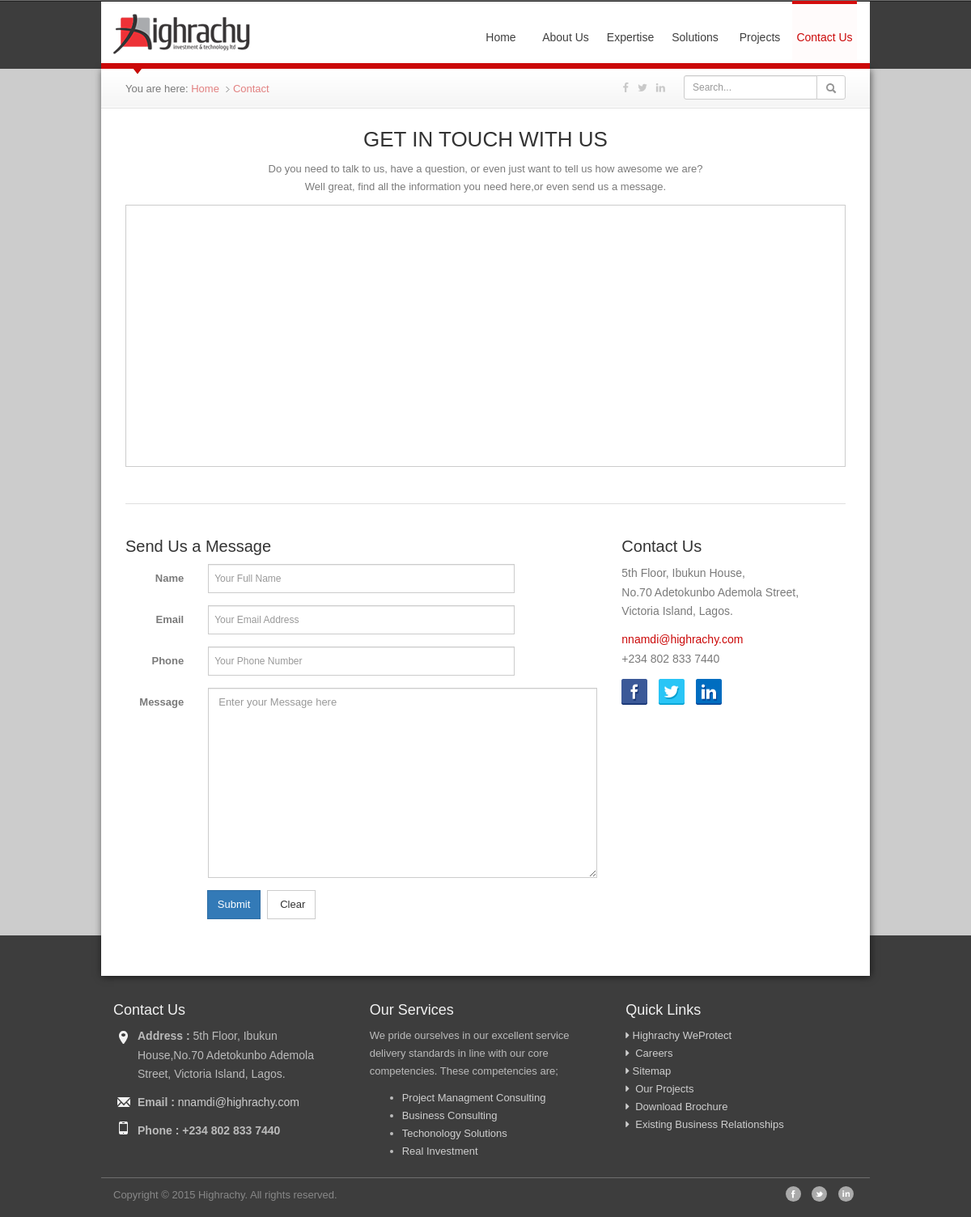
The page /contact.php on the database its author committed.
### tables this page shows
CREATE TABLE `contact` (
  `id` int(11) NOT NULL,
  `address` text NOT NULL,
  `mobile1` varchar(20) NOT NULL,
  `land` varchar(30) NOT NULL,
  `facebook` varchar(250) NOT NULL,
  `twitter` varchar(250) NOT NULL,
  `linked` varchar(250) NOT NULL,
  `modified` timestamp NOT NULL DEFAULT CURRENT_TIMESTAMP
);

CREATE TABLE `expertise` (
  `id` int(11) NOT NULL,
  `name` varchar(150) NOT NULL,
  `content` text,
  `pics` varchar(150) DEFAULT NULL,
  `link` int(11) NOT NULL DEFAULT '0',
  `priority` int(11) NOT NULL DEFAULT '1',
  `icons_id` int(11) DEFAULT NULL,
  `modified` timestamp NOT NULL DEFAULT CURRENT_TIMESTAMP
);

### functions/database.class.php (called while the page is built, shortened)
<?php
class Database {
private $link_id = 0;
private $query_id = 0;
public function __construct($server, $user, $pass, $database, $pre=''){
	$this->server=$server;
	$this->user=$user;
	$this->pass=$pass;
	$this->database=$database;
	$this->link_id = @mysqli_connect($this->server, $this->user, $this->pass, $this->database);
	if (!$this->link_id) {
		trigger_error('Could not connect to MySQL: ' . mysqli_connect_error());
	} else {
		mysqli_set_charset($this->link_id, 'utf8');
	}
}
protected function query($sql) {
	$this->query_id = @mysqli_query($this->link_id,$sql);
	return $this->query_id;
}
protected function fetch_array($query_id=-1) {
	if ($query_id instanceof mysqli_result) {
		$this->query_id=$query_id;
	}
	if (isset($this->query_id)) {
		$record = @mysqli_fetch_assoc($this->query_id);
	}else{
		trigger_error("Invalid Records could not be fetched.");
	}
	return $record;
}
public function fetch_first_row($query_string) {
	$query_id = $this->query($query_string);
	$out = $this->fetch_array($query_id);
	return $out;
}
public function fetch_all_row($sql) {
	$query_id = $this->query($sql);
	$out = array();
	while ($row = $this->fetch_array($query_id)){
		$out[] = $row;
	}
	return $out;
}
protected function free_result($query_id=-1) {
	if ($query_id instanceof mysqli_result) {
		$this->query_id=$query_id;
	}
}
}
?>

### contact.php (the view, shortened to what this page needs)
<?php $title = "contact";
require('functions/database.class.php');
$db = new Database(DB_HOST, DB_USER, DB_PASSWORD, DB_NAME);
 ?>
<?php include('includes/header2.inc.php'); ?>
     </div>
     <section>
     	<div class="container">
            <div id="content" class="row">
                <?php include('includes/breadcrumb2.inc.php'); ?>
                <div class="maincontent">
                <div align="center">
                	<h2>GET IN TOUCH WITH US</h2>
                    <p>Do you need to talk to us, have a question, or even just want to tell us how awesome we are? <br>
Well great, find all the information you need here,or even send us a message.</p>
                </div>
                <div>
                   <div id="map1" style="width: 100%; height: 324px; border: 1px solid #ccc; overflow: hidden;">
                    </div>
                </div>
                <div class="break"></div>
                <div class="row">
                      <div id="contact-us" class="col-sm-4 col-sm-push-8">
                       <h3>Contact Us</h3>
                        <address>
                            <?php echo $address ?>
                            <a href="mailto:nnamdi@highrachy.com">nnamdi@highrachy.com</a><br>
                            <?php echo $mobile1 ?>
                         </address>
                        <ul class="list-unstyled list-inline">
                            <li><a href="http://<?php echo $facebook ?>"><img src="img/facebook.png"></a></li>
                            <li><a href="http://<?php echo $twitter ?>"><img src="img/twitter.png"></a></li>
                            <li><a href="http://<?php echo $linked ?>"><img src="img/linkedin.png"></a></li>
                        </ul>
                      </div>
                    <div id="contact" class="col-sm-8 col-sm-pull-4">
                    	<h3>Send Us a Message</h3>
                        <form class="form-horizontal" method="post">
                          <div class="form-group">
                          	<label for="name" class="col-sm-2 control-label">Name</label>
                            <div class="col-sm-8">
                              <input type="text" id="name" class="form-control" name="name" placeholder="Your Full Name">
                            </div>
                          </div>
                          <div class="form-group">
                          	<label for="email" class="col-sm-2 control-label">Email</label>
                            <div class="col-sm-8">
                              <input type="text" id="email" class="form-control" name="email" placeholder="Your Email Address">
                            </div>
                          </div>
                          <div class="form-group">
                          	<label for="phone" class="col-sm-2 control-label">Phone</label>
                            <div class="col-sm-8">
                              <input type="text" id="phone" class="form-control" name="phone" placeholder="Your Phone Number">
                            </div>
                          </div>
                          <div class="form-group">
                          <label for="message" class="col-sm-2 control-label">Message</label>
                            <div class="col-sm-10">
                              <textarea rows="10" class="form-control" name="comments" title="Your Message" placeholder="Enter your Message here"></textarea>
                            </div>
                          </div>
                           <div class="col-sm-offset-2">
                                <div class="">
                                  &nbsp;<button type="submit" class="btn btn-primary">Submit</button>&nbsp;
                                  <button type="reset" class="btn btn-default" data-type="reset">&nbsp;Clear</button>&nbsp;
                                </div>
                            </div>
                        </form>
                    </div>
      				  </div>
                </div>
            </div>
    	</div>
     </section>
        <?php include('includes/footer2.inc.php'); ?>
    </body>
</html>

### includes/header2.inc.php (shortened to what this page needs)
            <?php
                $query = "SELECT address, mobile1, land,facebook, twitter, linked FROM contact WHERE id='1'";
                $table = $db->fetch_first_row($query);
                $address = $table['address'];
                $mobile1 = $table['mobile1'];
                $facebook = $table['facebook'];
                $twitter = $table['twitter'];
                $linked = $table['linked'];
                $query = "SELECT id,link,name FROM expertise WHERE link <> 0 LIMIT 4";
                $rows = $db->fetch_all_row($query);
                $service = "";
                foreach ($rows as $row){
                    $service .= '<li><a href="expertise.php?page='.$row['link'].'">'.$row['name'].'</a></li>';
                }
            ?>
<!DOCTYPE html>
 <html class="no-js">
    <head>
        <link rel="stylesheet" href="css/highrachy.css">
        <?php if (isset($dashboard) && ($dashboard)) { ?>
        <link rel="stylesheet" href="css/fonts_icons.css">
        <link rel="stylesheet" href="css/dashboard.css">
        <?php } else { ?>
        <link rel="stylesheet" href="css/sprites_icons.css">
    <?php } ?>
    </head>
    <body>
      <div class="container">
    <header>
        <div id="navigation" class="row">
          <div id="logo-region" class="col-md-3 text-center-sm">
            <a href="<?php echo BASE_URL ?>"><img src="img/highrachy_logo.png" alt="logo" class="img-responsive" /></a>
          </div>
          <div class="col-md-9">
            <nav class="navbar highrachy-menu" role="navigation">
              <div class="collapse navbar-collapse navbar-ex1-collapse">
                <ul id="top-nav"  class="nav navbar-right navbar-nav">
                  <?php if (isset($dashboard) && ($dashboard)) { ?>
                            <li><a href="dashboard.php"<?php if ($title=='dashboard') echo 'class="stays-active" ' ?>>Dashboard</a></li>
                            <li><a href="about-content.php"<?php if (isset($sub_title) && ($sub_title=='about_content')) echo 'class="stays-active" ' ?>>About Us</a></li>
                            <li><a href="dashboard_expertise.php"<?php if  (isset($sub_title) && ($sub_title=='dashboard_expertise')) echo 'class="stays-active" ' ?>>Expertise</a></li>
                            <li><a href="dashboard_solutions.php"<?php if  (isset($sub_title) && ($sub_title=='dashboard_solutions')) echo 'class="stays-active" ' ?>>Solutions</a></li>
                            <li><a href="dashboard_product.php"<?php if ($title=='dashboard_product') echo 'class="stays-active" ' ?>>Products</a></li>
                            <li><a href="logout.php">Logout</a></li>
                            <?php } else { ?>
                            <li><a href="index.php"<?php if ($title=='index') echo 'class="stays-active" ' ?>>Home</a></li>
                            <li><a href="about.php"<?php if ($title=='about') echo 'class="stays-active" ' ?>>About Us</a></li>
                            <li><a href="expertise.php"<?php if ($title=='expertise') echo 'class="stays-active" ' ?>>Expertise</a></li>
                            <li><a href="solutions.php"<?php if ($title=='solutions') echo 'class="stays-active" ' ?>>Solutions</a></li>
                            <li><a href="projects.php"<?php if ($title=='projects') echo 'class="stays-active" ' ?>>Projects</a></li>
                            <li><a href="contact.php"<?php if ($title=='contact') echo 'class="stays-active" ' ?>>Contact Us</a></li>
                            <?php } ?>
                </ul>
              </div>
            </nav>
          </div>
        </div>
    </header>

### includes/footer2.inc.php (shortened to what this page needs)
<footer>
    <div class="container">
        <div class="row">
            <div class="col-sm-4">
                <h3>Contact Us</h3>
                <address>
                <p class="home"><span> Address : </span><?php echo strip_tags($address) ?></p>
                <p class="email"><span>Email : </span><a href="mailto:nnamdi@highrachy.com">nnamdi@highrachy.com</a></p>
                <p class="phone"><span>Phone : </span><strong><?php echo $mobile1 ?></strong></p>
                </address>
            </div>
            <div class="col-sm-4 hidden-xs">
                <h3>Our Services</h3>
                <p>We pride ourselves in our excellent service delivery standards in line with our core competencies. These competencies are;  </p>
                    <ul id="footer-links">
                    <?php echo $service ?>
                    </ul>
            </div>
            <div class="col-sm-4 hidden-xs">
                <h3>Quick Links</h3>
                <ul class="list-unstyled">
                    <li><a href="http://weprotect.highrachy.com"><span class="fa fa-caret-right"></span>&nbsp;Highrachy WeProtect </a> </li>
                    <li><a href="career.php"><span class="fa fa-caret-right"></span> &nbsp;Careers&nbsp;  </a></li>
                    <li><a href="sitemap.php"><span class="fa fa-caret-right"></span>&nbsp;Sitemap </a> </li>
                    <li><a href="about.php#projects"><span class="fa fa-caret-right"></span> &nbsp;Our Projects&nbsp;  </a></li>
                    <li><a href="http://highrachy.com/highracy_brochure.pdf"><span class="fa fa-caret-right"></span> &nbsp;Download Brochure&nbsp;  </a></li>
                    <li><a href="about.php#business-relationships"><span class="fa fa-caret-right"></span> &nbsp;Existing Business Relationships&nbsp;  </a></li>
                </ul>
            </div>
        </div>
        <div id="copyright" class="row">
            <div class="col-sm-8 pull-left">Copyright &copy; 2015 Highrachy. All rights reserved.</div>
            <div class="col-sm-4 hidden-xs pull-right">
                <ul class="list-unstyled list-inline pull-right">
                    <li><a href="<?php echo $facebook ?>"><span id="facebook_icon"></span></a></li>
                    <li><a href="<?php echo $twitter ?>"><span id="twitter_icon"></span></a></li>
                    <li><a href="<?php echo $linked ?>"><span id="linkedin_icon"></span></a></li>
                </ul>
            </div>
        </div>
    </div>
</footer>

### rows shown on the page
contact: address "5th Floor, Ibukun House, No.70 Adetokunbo Ademola Street, Victoria Island, Lagos.", mobile1 "+234 802 833 7440", address "5th Floor, Ibukun House,No.70 Adetokunbo Ademola Street, Victoria Island, Lagos."
expertise: name "Project Managment Consulting"
expertise: name "Business Consulting"
expertise: name "Techonology Solutions"
expertise: name "Real Investment"

### other values the page prints
$home "Home"
replace($title) "Contact"
